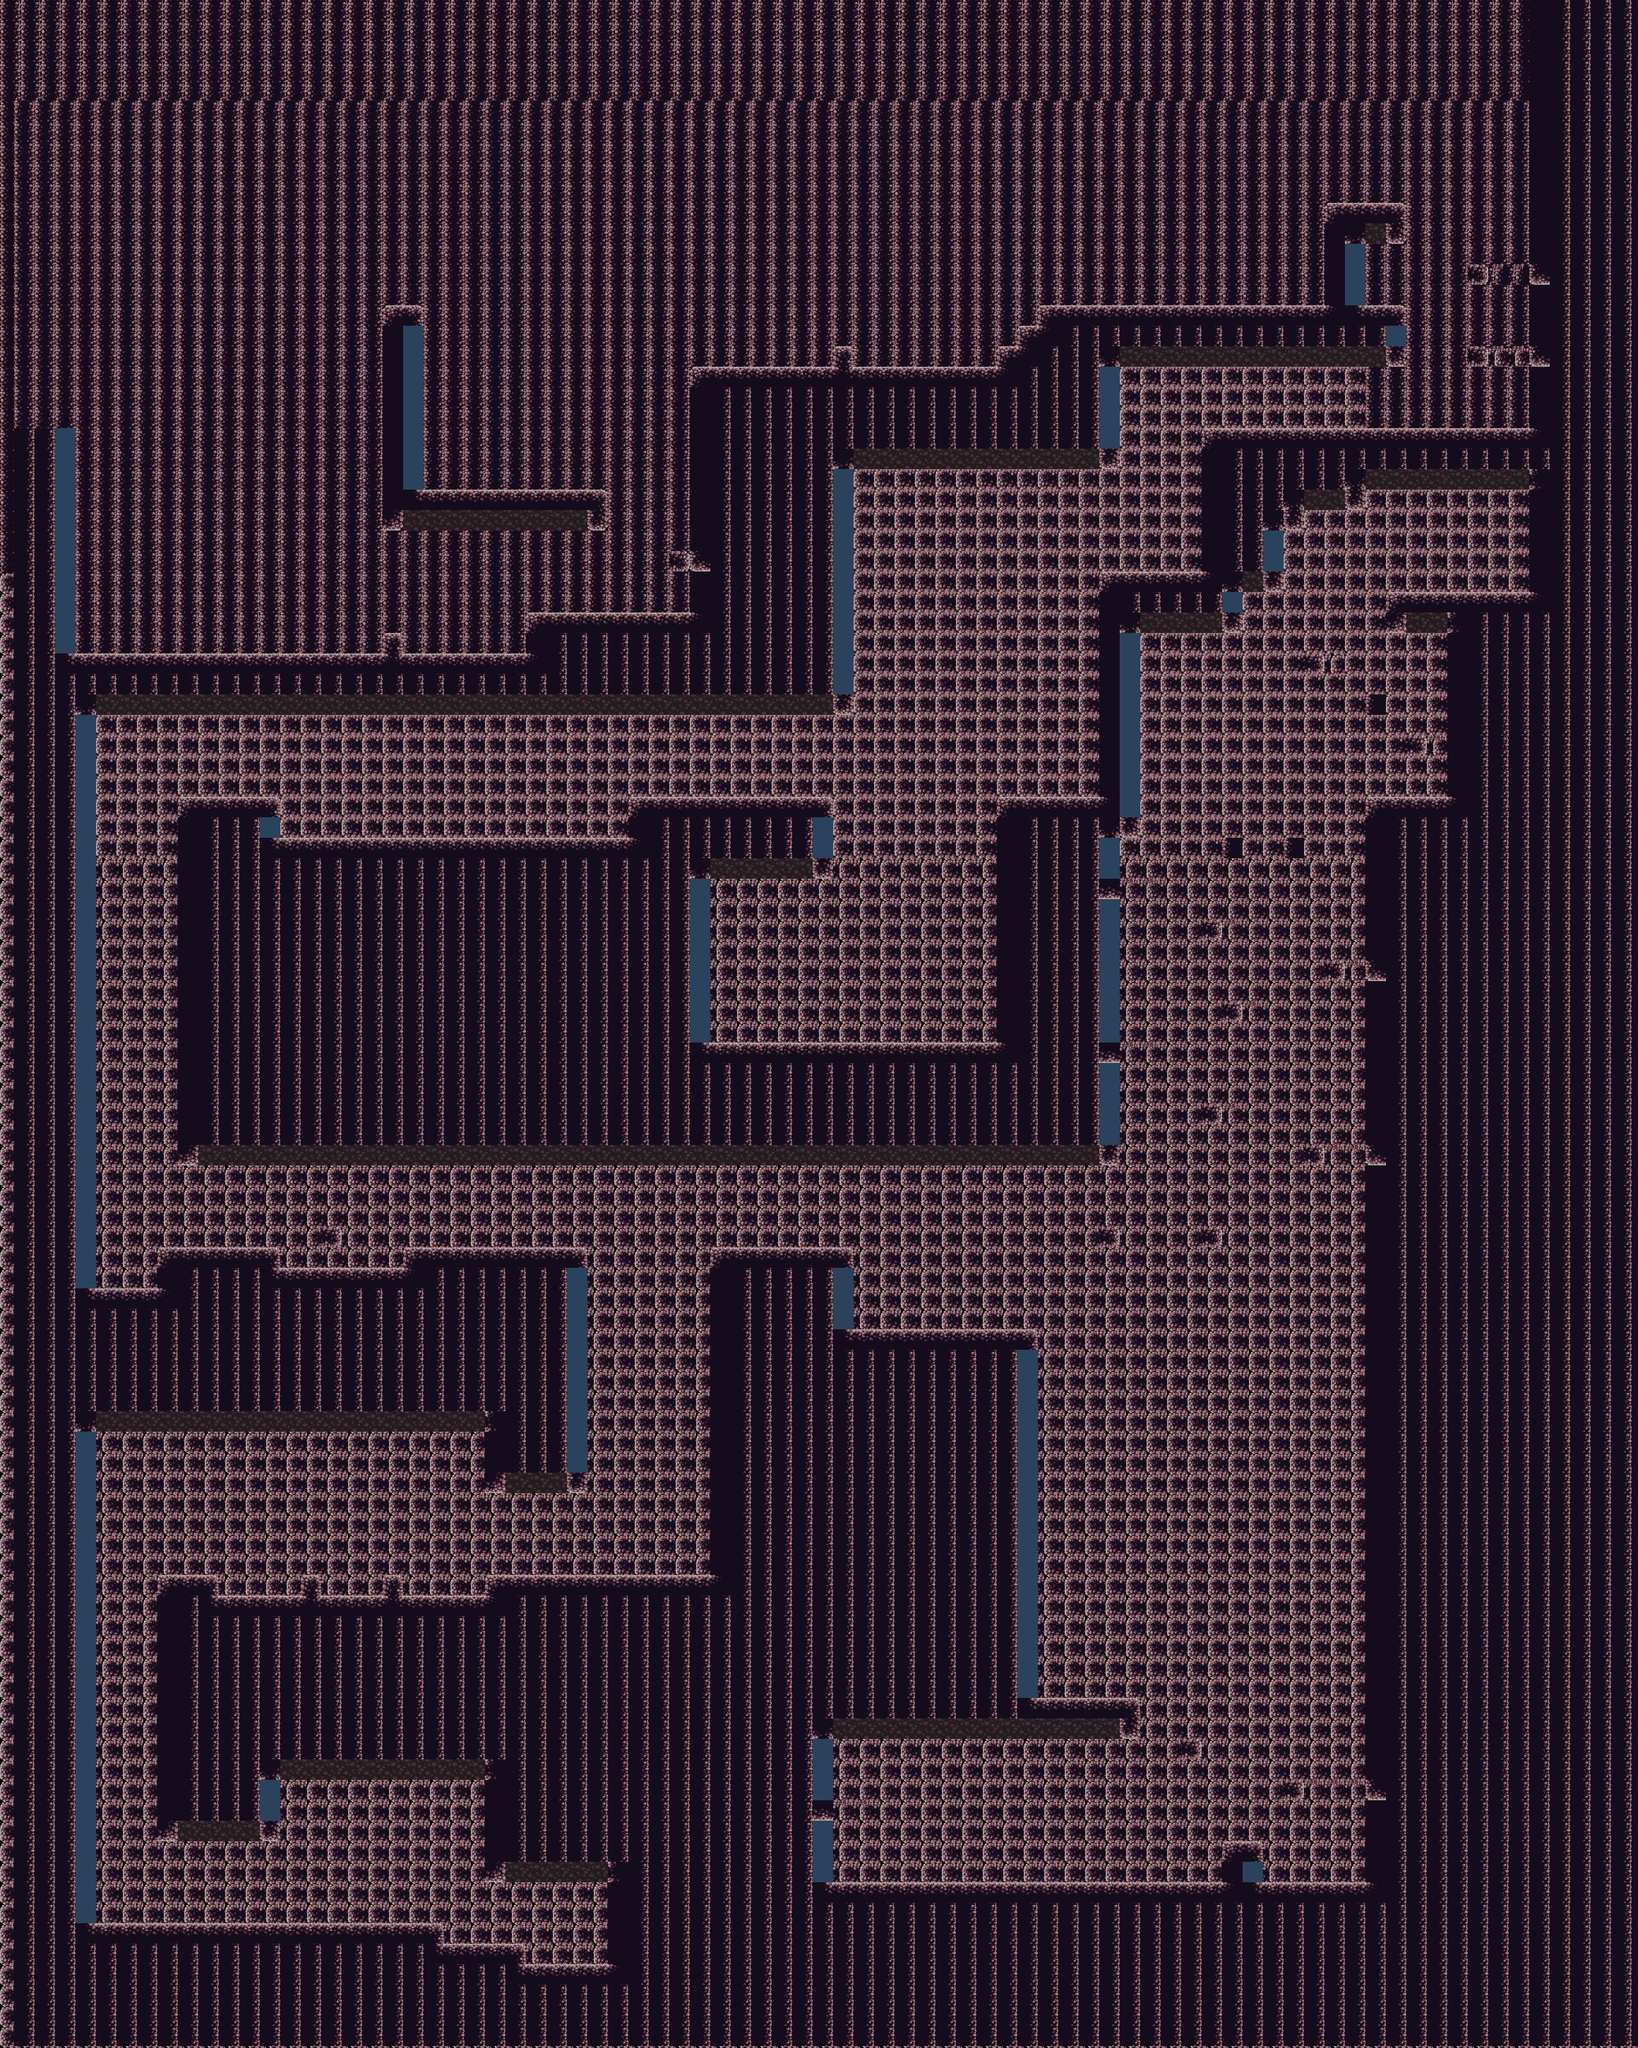

Tiled map render using the project's own tile images. Description and the map definition, with tile-layer contents summarised, below:
An orthogonal 80x100 tile map with 32x32 px tiles, 2 tile layers (Capa de patrones 2, Capa de patrones 1).

<map version="1.10" tiledversion="1.10.2" orientation="orthogonal" renderorder="right-down" width="80" height="100" tilewidth="32" tileheight="32" infinite="0" nextlayerid="3" nextobjectid="1">
 <tileset firstgid="1" source="blocks.tsx" />
 <layer id="2" name="Capa de patrones 2" width="80" height="100">
  <data>[8000 cells, 8000 non-empty, 2 distinct tile ids]</data>
 </layer>
 <layer id="1" name="Capa de patrones 1" width="80" height="100" offsetx="22.4561" offsety="-3.74269">
  <data>[8000 cells, 6028 non-empty, 23 distinct tile ids]</data>
 </layer>
</map>